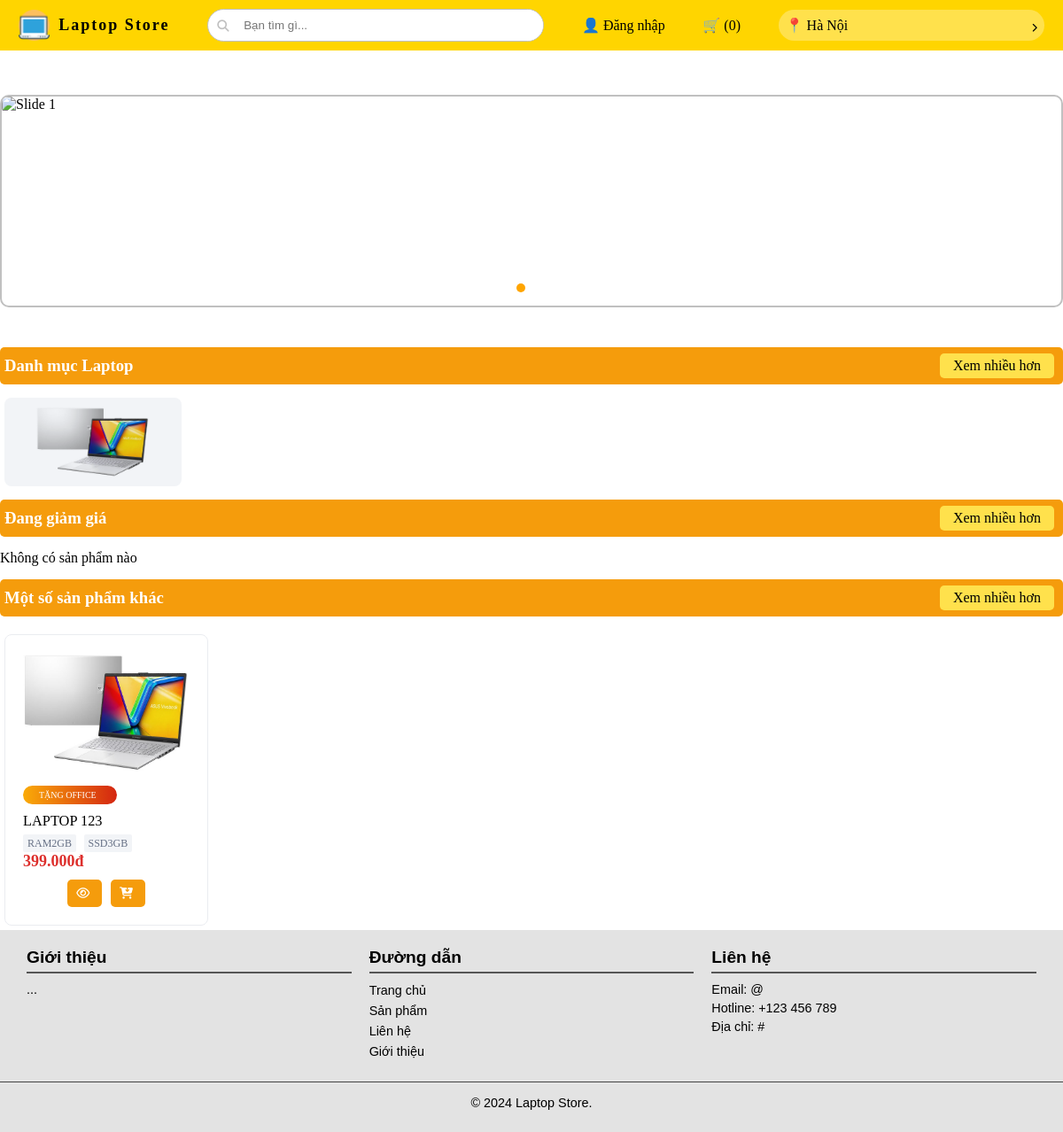
Before: / with the older database file.
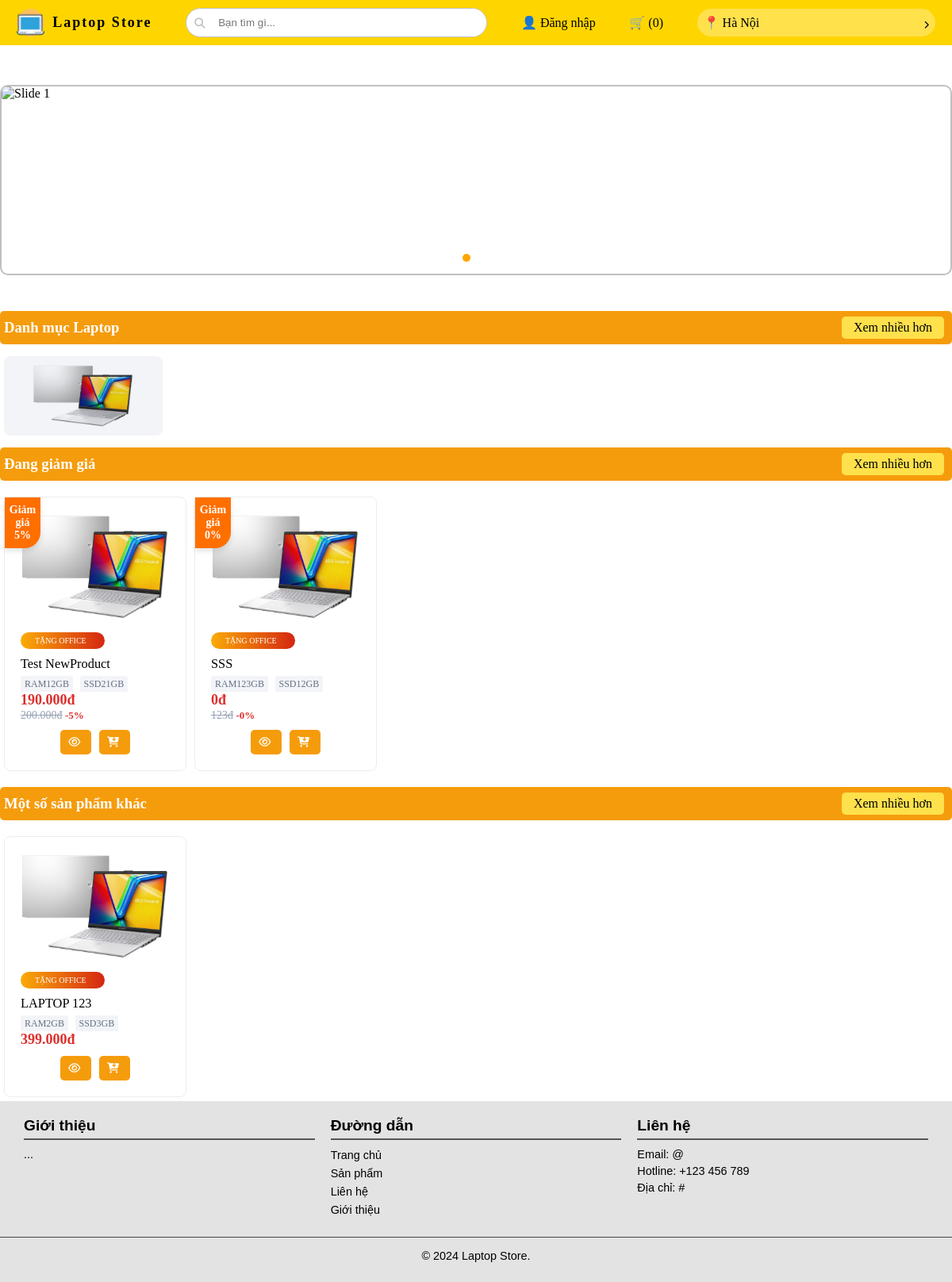
After: the same page with the newer database file.
### tables this page shows
CREATE TABLE `t_brand` (
  `id` int(11) NOT NULL,
  `shortName` varchar(30) DEFAULT NULL,
  `name` varchar(100) DEFAULT NULL,
  `image` varchar(255) DEFAULT NULL
);

CREATE TABLE `t_product` (
  `id` int(11) NOT NULL,
  `name` varchar(100) DEFAULT NULL,
  `ram` tinyint(4) DEFAULT NULL,
  `ssd` tinyint(4) DEFAULT NULL,
  `hdd` tinyint(4) DEFAULT NULL,
  `weight` float DEFAULT NULL,
  `screen` float DEFAULT NULL,
  `cpu` varchar(30) DEFAULT NULL,
  `isDiscount` tinyint(1) DEFAULT NULL,
  `price` int(11) DEFAULT NULL,
  `image` varchar(255) DEFAULT NULL,
  `description` text DEFAULT NULL,
  `info` text DEFAULT NULL,
  `quantity` int(11) DEFAULT NULL,
  `brandId` int(11) DEFAULT NULL,
  `typeId` int(11) DEFAULT NULL,
  `sold` int(11) DEFAULT NULL,
  `percent` int(11) DEFAULT NULL,
  `newPrice` int(11) DEFAULT NULL
);

### db/connect.php (called while the page is built, shortened)
<?php
class Database {
    private $host = 'localhost';
    private $db_name = 'db_laptop';
    private $username = 'root';
    private $password = '';
    protected $conn;
    private function connect() {
        $this->conn = null;
        try {
            $this->conn = new PDO("mysql:host={$this->host};dbname={$this->db_name}", $this->username, $this->password);
            $this->conn->setAttribute(PDO::ATTR_ERRMODE, PDO::ERRMODE_EXCEPTION);
        } catch (PDOException $e) {
            echo "Connection error: " . $e->getMessage();
        }
    }
    public function findAll($table, $conditions = [], $orderBy = 'id', $orderDirection = 'DESC', $limit = null) {
        $sql = "SELECT * FROM {$table}";
        if ($conditions) {
            $sql .= " WHERE " . implode(" AND ", array_map(fn($k) => "{$k} = :{$k}", array_keys($conditions)));
        }
        $sql .= " ORDER BY {$orderBy} {$orderDirection}";
        if ($limit !== null) {
            $sql .= " LIMIT :limit";
        }
        $stmt = $this->conn->prepare($sql);
        foreach ($conditions as $key => $value) {
            $stmt->bindValue(":{$key}", $value);
        }
        if ($limit !== null) {
            $stmt->bindValue(":limit", (int)$limit, PDO::PARAM_INT);
        }
        $stmt->execute();
        return $stmt->fetchAll(PDO::FETCH_ASSOC);
    }
}
?>

### config/config.php (called while the page is built)
<?php
$config = [
    'HOST' => 'http://localhost/',
    'PROJECT_NAME' => 'Laptop Store',
    'ROOT_FOLDER' => 'TMPWEB'
];
$config['BASE_URL'] = $config['HOST'] . $config['ROOT_FOLDER'];
return $config;

### views/discounting_product.php (the view, shortened to what the changed rows need)
<?php
$products = $db->findAll('t_product', ['isDiscount' => true], 'id', 'DESC',8);
?>
<div class="products row">
    <?php if ($products): ?>
    <?php $i = 1;
        foreach ($products as $product): ?>
    <a class="product" href="views/product.php?id=<?php echo $product['id']; ?>">
        <div class="tag-discount">
            <div>
                Giảm giá <br> <?php echo $product['percent']; ?>%
            </div>
        </div>
        <div class="box">
            <div class="image">
                <img src="<?php echo $config['BASE_URL'] . '/assets/images/products/' . $product['image']; ?>" alt="">
            </div>
            <div class="gift">
                <span>
                    Tặng Office
                </span>
            </div>
            <h3 class="name">
                <?php echo $product['name']; ?>
            </h3>
            <div class="hardware">
                <span class="tag">RAM<?php echo $product['ram']; ?>GB</span>
                <span class="tag">SSD<?php echo $product['ssd']; ?>GB</span>
            </div>
            <strong class="price">
                <?php echo (number_format($product['newPrice'], 0, ',', '.')) . "đ"; ?>
            </strong>
            <div class="box-p">
                <p class="price-old"> <?php echo (number_format($product['price'], 0, ',', '.')) . "đ"; ?></p>
                <div class="percent"><b>-<?php echo $product['percent'] ?>%</b></div>
            </div>
            <div class="add-to-cart">
                <button title="Xem sản phẩm" class="view"><i class="fa-regular fa-eye"></i></i>&nbsp;</button>
                <button title="Thêm vào giỏ hàng" class="addtocart"><i
                        class="fa-solid fa-cart-arrow-down"></i>&nbsp;</button>
            </div>
        </div>
    </a>
    <?php $i++;
        endforeach; ?>
    <?php else: ?>
    <p>Không có sản phẩm nào</p>
    <?php endif; ?>
</div>

### views/list_brand.php (shortened to what the changed rows need)
<?php
$brands = $db->findAll('t_brand');
?>
<div class="row">
    <div class="category">
        <?php if ($brands) {
        foreach ($brands as $brand) { ?>
        <a href="views/brand.php?id=<?php echo $brand['id']; ?>" class="item">
            <img src="<?php echo $config['BASE_URL'] . "/assets/images/brands/" . $brand['image']; ?> " alt="">
        </a>
        <?php }
    } ?>
    </div>
</div>

### views/list_product.php (shortened to what the changed rows need)
<?php
$products = $db->findAll('t_product', ['isDiscount' => false], 'id', 'DESC', 12);
?>
<div class="products row">
    <?php if ($products): ?>
    <?php $i = 1;
        foreach ($products as $product): ?>
    <a class="product" href="views/product.php?id=<?php echo $product['id']; ?>">
        <div class="box">
            <div class="image">
                <img src="<?php echo $config['BASE_URL'] . '/assets/images/products/' . $product['image']; ?>" alt="">
            </div>
            <div class="gift">
                <span>
                    Tặng Office
                </span>
            </div>
            <h3 class="name">
                <?php echo $product['name']; ?>
            </h3>
            <div class="hardware">
                <span class="tag">RAM<?php echo $product['ram']; ?>GB</span>
                <span class="tag">SSD<?php echo $product['ssd']; ?>GB</span>
            </div>
            <strong class="price">
                <?php echo (number_format($product['price'], 0, ',', '.')) . "đ"; ?>
            </strong>
            <div class="add-to-cart">
                <button title="Xem sản phẩm" class="view"><i class="fa-regular fa-eye"></i></i>&nbsp;</button>
                <button title="Thêm vào giỏ hàng" class="addtocart"><i
                        class="fa-solid fa-cart-arrow-down"></i>&nbsp;</button>
            </div>
        </div>
    </a>
    <?php $i++;
        endforeach; ?>
    <?php else: ?>
    <p>Không có sản phẩm nào</p>
    <?php endif; ?>
</div>

Changed rows visible on the page:
added t_product: percent "5", image (picture), name "Test NewProduct", ram "12", ssd "21", newPrice "190.000", price "200.000", shown under "Đang giảm giá"
added t_product: percent "0", image (picture), name "SSS", ram "123", ssd "12", newPrice "0", price "123", shown under "Đang giảm giá"
Other visible differences:
text no longer shown: "Không có sản phẩm nào"
